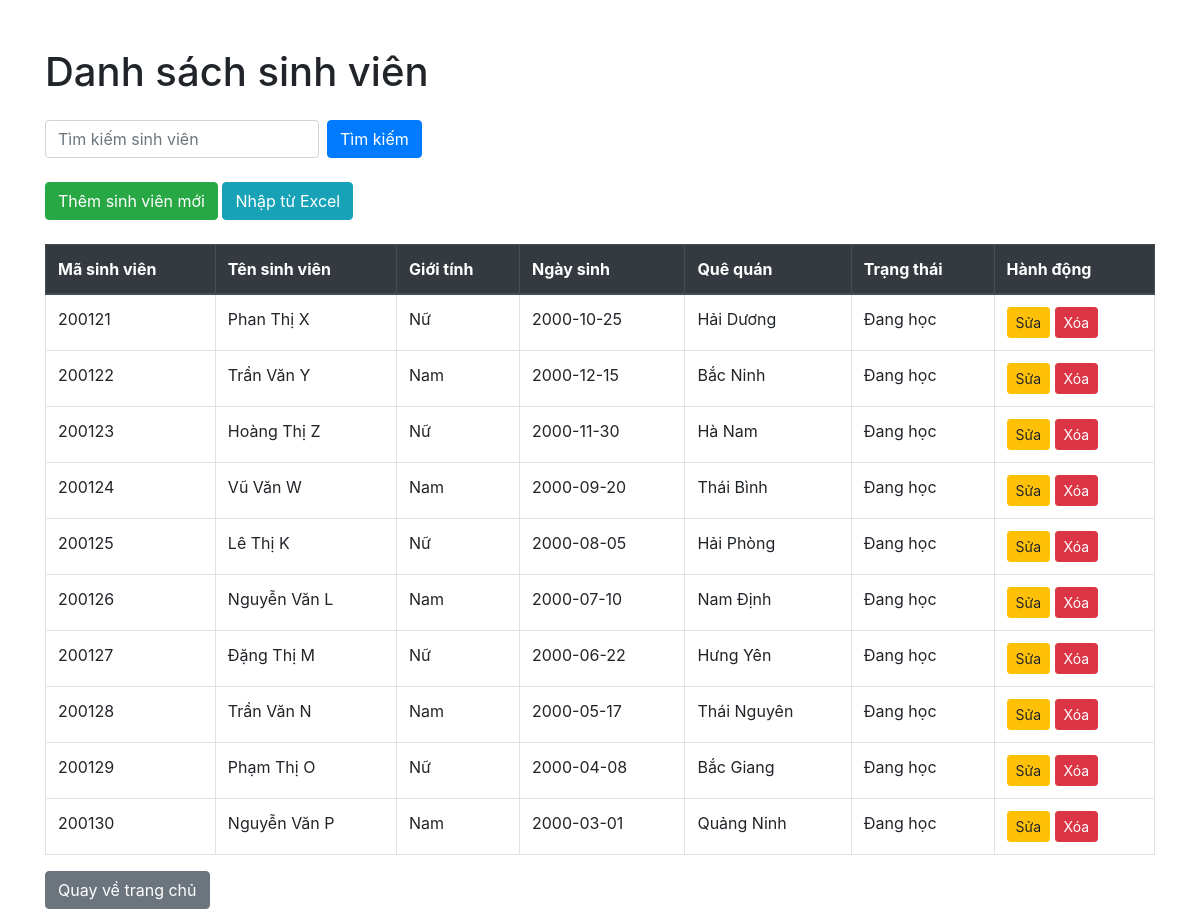
The app's page /src/Admin/studentList.php (signed in) with its own data.
### tables this page shows
CREATE TABLE SinhVien (
    MaSV VARCHAR(15) PRIMARY KEY,
    TenSV NVARCHAR(100),
    GioiTinh NVARCHAR(10),
    NgaySinh DATE,
    QueQuan NVARCHAR(100),
	TrangThai NVARCHAR(30)
);

### src/Admin/studentList.php (the view, shortened to what this page needs)
<?php
include __DIR__ . "/../ConnectSQL/connect.php";
$search = isset($_GET['search']) ? $_GET['search'] : '';
$sql = "SELECT * FROM SinhVien";
$stmt = $conn->prepare($sql);
$stmt->execute();
$sinhViens = $stmt->fetchAll(PDO::FETCH_OBJ);
?>
<!DOCTYPE html>
<html lang="vi">
<head>
    <link rel="stylesheet" href="https://stackpath.bootstrapcdn.com/bootstrap/4.5.2/css/bootstrap.min.css">
</head>
<body>
    <div class="container mt-5">
        <h1 class="mb-4">Danh sách sinh viên</h1>
        <form method="GET" class="form-inline mb-4">
            <input type="text" name="search" class="form-control mr-2" placeholder="Tìm kiếm sinh viên" value="<?php echo htmlspecialchars($search); ?>">
            <button type="submit" class="btn btn-primary">Tìm kiếm</button>
        </form>
        <a href="addStudent.php" class="btn btn-success mb-4">Thêm sinh viên mới</a>
        <a href="importStudent.php" class="btn btn-info mb-4">Nhập từ Excel</a>
        <table class="table table-bordered">
            <thead class="thead-dark">
                <tr>
                    <th>Mã sinh viên</th>
                    <th>Tên sinh viên</th>
                    <th>Giới tính</th>
                    <th>Ngày sinh</th>
                    <th>Quê quán</th>
                    <th>Trạng thái</th>
                    <th>Hành động</th>
                </tr>
            </thead>
            <tbody>
                <?php foreach ($sinhViens as $sv): ?>
                <tr>
                    <td><?php echo htmlspecialchars($sv->MaSV); ?></td>
                    <td><?php echo htmlspecialchars($sv->TenSV); ?></td>
                    <td><?php echo htmlspecialchars($sv->GioiTinh); ?></td>
                    <td><?php echo htmlspecialchars($sv->NgaySinh); ?></td>
                    <td><?php echo htmlspecialchars($sv->QueQuan); ?></td>
                    <td><?php echo htmlspecialchars($sv->TrangThai); ?></td>
                    <td>
                        <a href="editStudent.php?ma_sv=<?php echo htmlspecialchars($sv->MaSV); ?>" class="btn btn-warning btn-sm">Sửa</a>
                        <a href="deleteStudent.php?ma_sv=<?php echo htmlspecialchars($sv->MaSV); ?>" class="btn btn-danger btn-sm" onclick="return confirm('Bạn có chắc chắn muốn xóa sinh viên này?');">Xóa</a>
                    </td>
                </tr>
                <?php endforeach; ?>
            </tbody>
        </table>
        <a href="dashboardGV.php" class="btn btn-secondary">Quay về trang chủ</a>
    </div>
</body>
</html>

### records on screen
sinhvien: MaSV "200121", TenSV "Phan Thị X", GioiTinh "Nữ", NgaySinh "2000-10-25", QueQuan "Hải Dương", TrangThai "Đang học"
sinhvien: MaSV "200122", TenSV "Trần Văn Y", GioiTinh "Nam", NgaySinh "2000-12-15", QueQuan "Bắc Ninh", TrangThai "Đang học"
sinhvien: MaSV "200123", TenSV "Hoàng Thị Z", GioiTinh "Nữ", NgaySinh "2000-11-30", QueQuan "Hà Nam", TrangThai "Đang học"
sinhvien: MaSV "200124", TenSV "Vũ Văn W", GioiTinh "Nam", NgaySinh "2000-09-20", QueQuan "Thái Bình", TrangThai "Đang học"
sinhvien: MaSV "200125", TenSV "Lê Thị K", GioiTinh "Nữ", NgaySinh "2000-08-05", QueQuan "Hải Phòng", TrangThai "Đang học"
sinhvien: MaSV "200126", TenSV "Nguyễn Văn L", GioiTinh "Nam", NgaySinh "2000-07-10", QueQuan "Nam Định", TrangThai "Đang học"
sinhvien: MaSV "200127", TenSV "Đặng Thị M", GioiTinh "Nữ", NgaySinh "2000-06-22", QueQuan "Hưng Yên", TrangThai "Đang học"
sinhvien: MaSV "200128", TenSV "Trần Văn N", GioiTinh "Nam", NgaySinh "2000-05-17", QueQuan "Thái Nguyên", TrangThai "Đang học"
sinhvien: MaSV "200129", TenSV "Phạm Thị O", GioiTinh "Nữ", NgaySinh "2000-04-08", QueQuan "Bắc Giang", TrangThai "Đang học"
sinhvien: MaSV "200130", TenSV "Nguyễn Văn P", GioiTinh "Nam", NgaySinh "2000-03-01", QueQuan "Quảng Ninh", TrangThai "Đang học"
